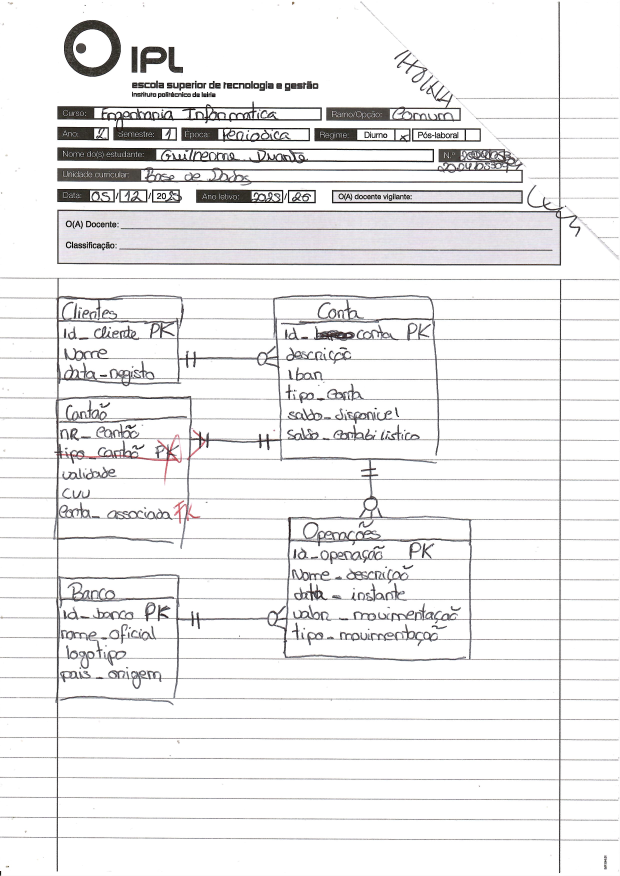
#> input picture imgs/057e096c-Recibo_2026-05-14_070451_6 copy 2.jpg, 2480 x 3504 px (shown at 1/4 size)
$ python -i ocr_preprocessing.py   (imports and definitions only)
#> lines starting #> are read from the running program, lines starting #| are printed output that depends on the picture
#> further down, picture is the input picture: shape (3504, 2480, 3); mean B, G, R 237.5, 237.1, 237.6
import cv2
import numpy as np
import torch
from PIL import Image


TARGET_W = 256
TARGET_H = 50


# [51 lines left out: functions order_points, crop_rotated, not called in this run]


def normalize_image(img: Image.Image) -> Image.Image:
    img = img.convert("L")
    w, h = img.size
#> w = 2480; h = 3504
    scale = min(TARGET_W / w, TARGET_H / h)
#> scale = 0.0143
    nw, nh = max(1, int(w * scale)), max(1, int(h * scale))
#> nw = 35; nh = 50
    img = img.resize((nw, nh), Image.BILINEAR)
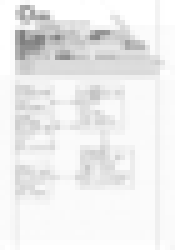
#> img: PIL image 35x50 L (shown 5 times larger); min 125, max 255, mean 237.3
    canvas = Image.new("L", (TARGET_W, TARGET_H), 255)
#> canvas: PIL image 256x50 L; every value is 255
    canvas.paste(img, ((TARGET_W - nw) // 2, (TARGET_H - nh) // 2))
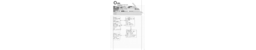
#> canvas: PIL image 256x50 L; min 125, max 255, mean 252.6
    return canvas


def preprocess_for_ocr(image: np.ndarray) -> torch.Tensor:
    if len(image.shape) == 3:
        image = cv2.cvtColor(image, cv2.COLOR_BGR2GRAY)

    pil_img = Image.fromarray(image)
    pil_img = normalize_image(pil_img)

    arr = np.array(pil_img, dtype=np.float32) / 255.0
#> (the run stopped early here; a loop or call above may not have finished)

$ run again, on imgs/Recibo_2026-04-07_145619 (15).jpg
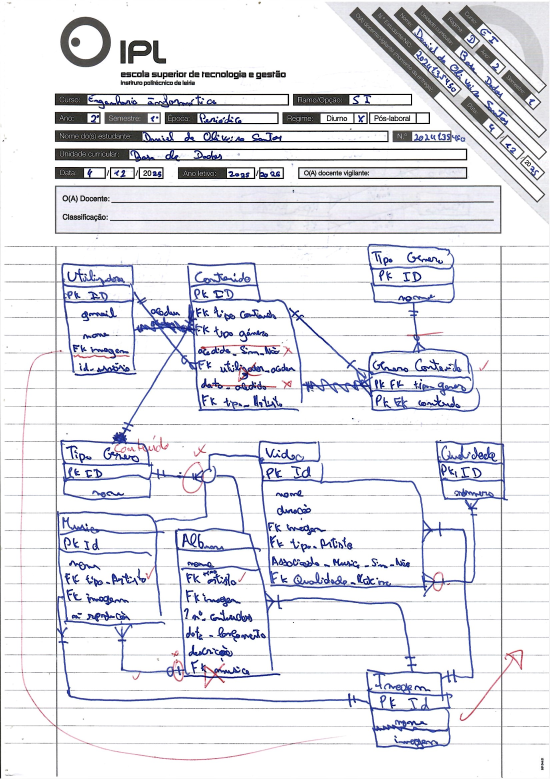
#> input picture imgs/Recibo_2026-04-07_145619 (15).jpg, 1648 x 2336 px (shown at 1/3 size)
#> picture is the input picture: shape (2336, 1648, 3); mean B, G, R 233.3, 228, 227.5
#> in preprocess_for_ocr, `image = cv2.cvtColor(image, cv2.COLOR_BGR2GRAY)`:
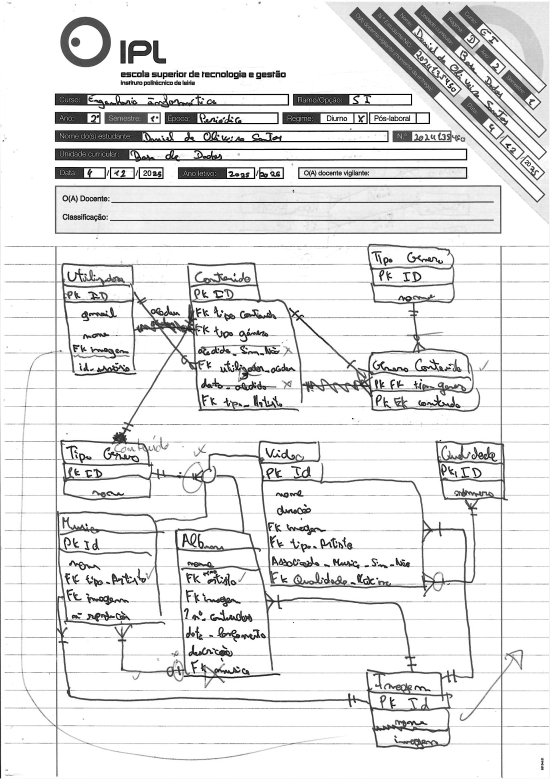
#> image: shape (2336, 1648) (shown at 1/3 size); min 0, max 255, mean 228.5
#> in normalize_image, `canvas.paste(img, ((TARGET_W - nw) // 2, (TARGET_H - nh) // 2))`:
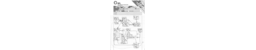
#> canvas: PIL image 256x50 L; min 116, max 255, mean 251.4
